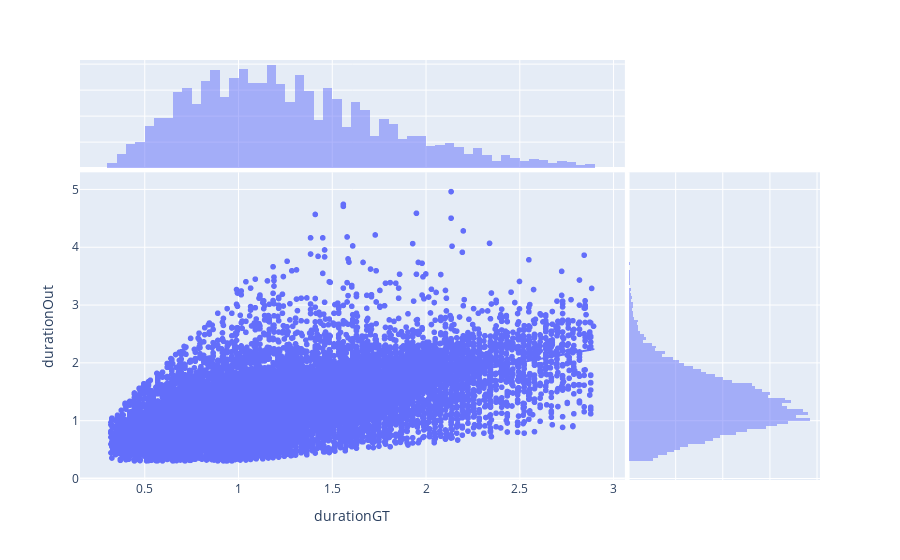

Write notebook code for a chart like this one.
### Code cell
px.scatter(allTablesOut[allTablesOut.tp],x="durationGT",y="durationOut",trendline="lowess", marginal_y="histogram", marginal_x="histogram")

### Figure 1 — Plotly figure (JSON) as saved in the notebook; plotly's stock layout.template omitted (floating-point values rounded to 4 significant figures; data arrays with more than 128 entries replaced by an {"elided": "..."} marker saying what was removed)
{"data": [{"hovertemplate": "durationGT=%{x}<br>durationOut=%{y}<extra></extra>", "legendgroup": "", "marker": {"color": "#636efa", "symbol": "circle"}, "mode": "markers", "name": "", "showlegend": false, "type": "scattergl", "x": {"elided": "17450 float values"}, "xaxis": "x", "y": {"elided": "17450 float values"}, "yaxis": "y"}, {"alignmentgroup": "True", "bingroup": "x", "hovertemplate": "durationGT=%{x}<br>count=%{y}<extra></extra>", "legendgroup": "", "marker": {"color": "#636efa"}, "name": "", "offsetgroup": "", "opacity": 0.5, "showlegend": false, "type": "histogram", "x": {"elided": "17450 float values"}, "xaxis": "x3", "yaxis": "y3"}, {"alignmentgroup": "True", "bingroup": "y", "hovertemplate": "durationOut=%{y}<br>count=%{x}<extra></extra>", "legendgroup": "", "marker": {"color": "#636efa"}, "name": "", "offsetgroup": "", "opacity": 0.5, "showlegend": false, "type": "histogram", "xaxis": "x2", "y": {"elided": "17450 float values"}, "yaxis": "y2"}, {"hovertemplate": "<b>LOWESS trendline</b><br><br>durationGT=%{x}<br>durationOut=%{y} <b>(trend)</b><extra></extra>", "legendgroup": "", "marker": {"color": "#636efa", "symbol": "circle"}, "mode": "lines", "name": "", "showlegend": false, "type": "scattergl", "x": {"elided": "17450 float values"}, "xaxis": "x", "y": {"elided": "17450 float values"}, "yaxis": "y"}], "layout": {"barmode": "overlay", "legend": {"tracegroupgap": 0}, "margin": {"t": 60}, "xaxis": {"anchor": "y", "domain": [0, 0.7363], "title": {"text": "durationGT"}}, "xaxis2": {"anchor": "y2", "domain": [0.7413, 1], "matches": "x2", "showgrid": true, "showline": false, "showticklabels": false, "ticks": ""}, "xaxis3": {"anchor": "y3", "domain": [0, 0.7363], "matches": "x", "showgrid": true, "showticklabels": false}, "xaxis4": {"anchor": "y4", "domain": [0.7413, 1], "matches": "x2", "showgrid": true, "showline": false, "showticklabels": false, "ticks": ""}, "yaxis": {"anchor": "x", "domain": [0, 0.7326], "title": {"text": "durationOut"}}, "yaxis2": {"anchor": "x2", "domain": [0, 0.7326], "matches": "y", "showgrid": true, "showticklabels": false}, "yaxis3": {"anchor": "x3", "domain": [0.7426, 1], "matches": "y3", "showgrid": true, "showline": false, "showticklabels": false, "ticks": ""}, "yaxis4": {"anchor": "x4", "domain": [0.7426, 1], "matches": "y3", "showgrid": true, "showline": false, "showticklabels": false, "ticks": ""}}}
